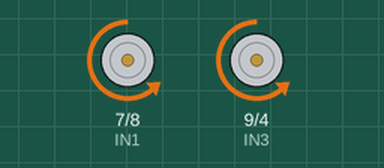
Simulated run of this sketch. Board: Arduino Uno, built with avr-gcc and run on an emulated ATmega328P. Parts: motor-driver pin pairs drawn as motors (green arrow = first pin HIGH = forward, orange = second pin HIGH = backward, longer = more drive, scaled by the enable pin).

Above: at 1.0 s.
At 4.0 s:
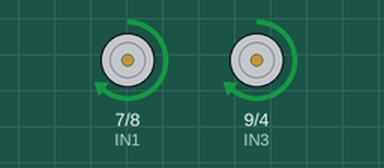
At 6.7 s:
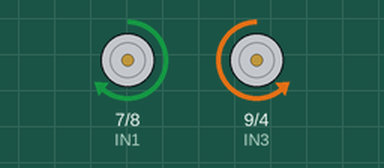
At 11.0 s:
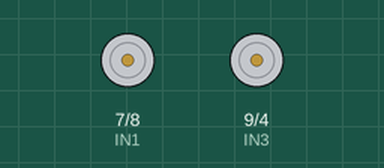
Timing chart, 0 to 15.6 s (numbered marks = the images above):
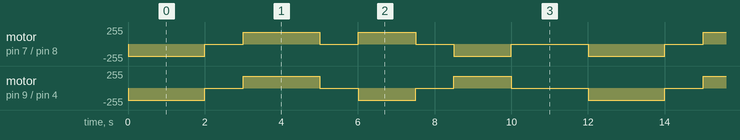

The sketch:

L298N_and_dc_motors_working.ino
```cpp
/* connection of L298N motor driver with arduino
| L298N | Arduino     |
| ----- | ----------- |
| ENA   | D5          |
| ENB   | D6          |
| IN1   | D7          |
| IN2   | D8          |
| IN3   | D9          |
| IN4   | D4          |
| GND   | Arduino GND |
*/

/* connection of L298N with dc motors
| L298N | Motor              |
| ----- | ------------------ |
| OUT1  | Left motor wire 1  |
| OUT2  | Left motor wire 2  |
| OUT3  | Right motor wire 1 |
| OUT4  | Right motor wire 2 |
*/

// code to show the working of dc motors and L298N when connected with arduino
int ENA = 5;
int ENB = 6;

int IN1 = 7;
int IN2 = 8;
int IN3 = 9;
int IN4 = 4;

void setup() {

  pinMode(ENA, OUTPUT);
  pinMode(ENB, OUTPUT);

  pinMode(IN1, OUTPUT);
  pinMode(IN2, OUTPUT);
  pinMode(IN3, OUTPUT);
  pinMode(IN4, OUTPUT);

  stopCar();
}

void loop() {

  forward();
  delay(2000);

  stopCar();
  delay(1000);

  backward();
  delay(2000);

  stopCar();
  delay(1000);

  left();
  delay(1500);

  stopCar();
  delay(1000);

  right();
  delay(1500);

  stopCar();
  delay(2000);
}

// L298N commands to dc motors
void forward() {

  digitalWrite(IN1, LOW);
  digitalWrite(IN2, HIGH);

  digitalWrite(IN3, LOW);
  digitalWrite(IN4, HIGH);

  analogWrite(ENA, 180);
  analogWrite(ENB, 180);
}

void backward() {

  digitalWrite(IN1, HIGH);
  digitalWrite(IN2, LOW);

  digitalWrite(IN3, HIGH);
  digitalWrite(IN4, LOW);

  analogWrite(ENA, 180);
  analogWrite(ENB, 180);
}

void left() {

  digitalWrite(IN1, HIGH);
  digitalWrite(IN2, LOW);

  digitalWrite(IN3, LOW);
  digitalWrite(IN4, HIGH);

  analogWrite(ENA, 180);
  analogWrite(ENB, 180);
}

void right() {

  digitalWrite(IN1, LOW);
  digitalWrite(IN2, HIGH);

  digitalWrite(IN3, HIGH);
  digitalWrite(IN4, LOW);

  analogWrite(ENA, 180);
  analogWrite(ENB, 180);
}

void stopCar() {

  digitalWrite(IN1, LOW);
  digitalWrite(IN2, LOW);

  digitalWrite(IN3, LOW);
  digitalWrite(IN4, LOW);

  analogWrite(ENA, 0);
  analogWrite(ENB, 0);
}
```

Measured:
- by itself, motor on pin 7 (IN1) / pin 8 (IN2): repeats every 12.0 s: stopped 1.0 s, forward 180/255 2.0 s, stopped 1.0 s, forward 180/255 1.5 s, stopped 1.0 s, backward 180/255 1.5 s, stopped 2.0 s, backward 180/255 2.0 s
- by itself, motor on pin 9 (IN3) / pin 4 (IN4): repeats every 12.0 s: stopped 1.0 s, forward 180/255 2.0 s, stopped 1.0 s, backward 180/255 1.5 s, stopped 1.0 s, forward 180/255 1.5 s, stopped 2.0 s, backward 180/255 2.0 s
